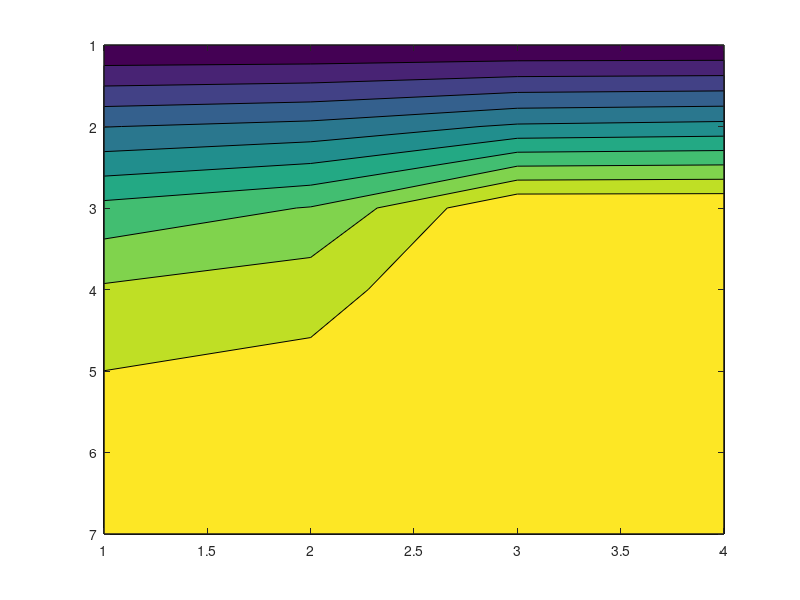

Recreate this plot in MATLAB.
%   T1  T2  T3  T4  T5  T6  T7  T8  T9 T10 T11 T12 T13 T14 T15 T16 T17 T18
A = [-4  2   0   0   1   0   0   0   0   0   0   0   0   0   0   0   0   0;  %T1
     1  -4   1   0   0   1   0   0   0   0   0   0   0   0   0   0   0   0;  %T2
     0   1  -4   1   0   0   0   0   0   0   0   0   0   0   0   0   0   0;  %T3
     0   0   2  -4   0   0   0   0   0   0   0   0   0   0   0   0   0   0;  %T4
     1   0   0   0  -4   2   1   0   0   0   0   0   0   0   0   0   0   0;  %T5
     0   1   0   0   1  -4   0   1   0   0   0   0   0   0   0   0   0   0;  %T6
     0   0   0   0   1   0  -4   2   1   0   0   0   0   0   0   0   0   0;  %T7
     0   0   0   0   0   1   1  -4   0   1   0   0   0   0   0   0   0   0;  %T8
     0   0   0   0   0   0   1   0  -4   2   1   0   0   0   0   0   0   0;  %T9
     0   0   0   0   0   0   0   1   1  -4   0   1   0   0   0   0   0   0;  %10
     0   0   0   0   0   0   0   0   1   0  -4   2   0   0   1   0   0   0;  %11
     0   0   0   0   0   0   0   0   0   1   1  -4   1   0   0   1   0   0;  %12
     0   0   0   0   0   0   0   0   0   0   0   1  -4   1   0   0   1   0;  %13
     0   0   0   0   0   0   0   0   0   0   0   0   2  -4   0   0   0   1;  %14
     0   0   0   0   0   0   0   0   0   0   2   0   0   0  -4   2   0   0;  %15
     0   0   0   0   0   0   0   0   0   0   0   2   0   0   1  -4   1   0;  %16
     0   0   0   0   0   0   0   0   0   0   0   0   2   0   0   1  -4   1;   
     0   0   0   0   0   0   0   0   0   0   0   0   0   2   0   0   2  -4;];


B = -[20; 20; 100; 100; 0; 80; 0; 80; 0; 80; 0; 0; 80; 80; 0; 0; 0; 0];

Temperature = A\B;

Temp_contour = [20     20     20     20; 
                41.67  43.43  48.12  49.06;
                59.83  63.92  80     80;
                69.82  72.44  80     80;
                74.56  76.01  80     80;
                76.39  77.07  78.56  78.93; 
                76.85  77.31  78.26  78.59];

contourf(Temp_contour)
set(gca, 'YDir','reverse')